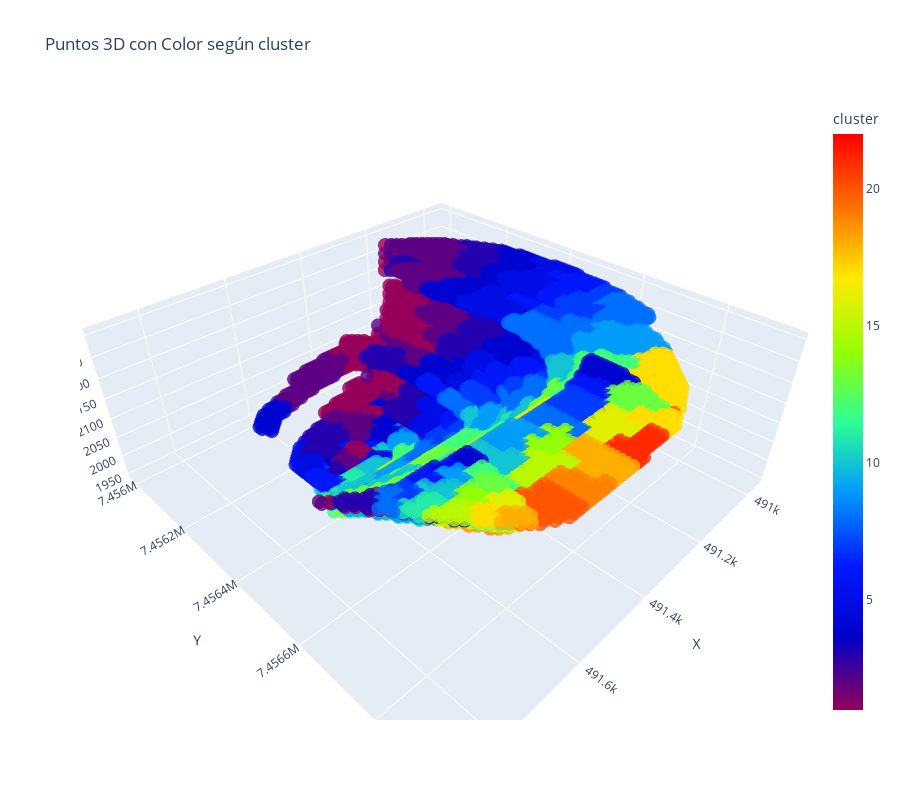

The cell this chart's notebook holds for it:
### Code cell
# def plot_fase(fase, width=900, height=800, column_hue='cluster'):
#     fig = go.Figure()

#     fig.add_trace(go.Scatter3d(
#         x=fase['x'],
#         y=fase['y'],
#         z=fase['z'],
#         mode='markers',
#         marker=dict(
#             size=5,  # tamaño del punto
#             color=fase[column_hue],  # color según columna 'cut'
#             colorscale='rainbow',
#             colorbar=dict(title=column_hue),
#             opacity=0.8
#         ),
#         hovertemplate=(
#             "ID: %{customdata[0]}<br>" +
#             f"{column_hue}:"+"%{marker.color:.3f}<br>"
#         ),
#         customdata=fase[['id', column_hue]],
#         name='Bloques'
#     ))

#     fig.update_layout(
#         scene=dict(
#             xaxis_title='X',
#             yaxis_title='Y',
#             zaxis_title='Z',
#             aspectmode='data'
#         ),
#         title=f'Puntos 3D con Color según {column_hue}',
#         width=900,
#         height=800
#     )

#     fig.show()

tb.plot_fase_3D(fase)

### Figure 1 — Plotly figure (JSON) as saved in the notebook; plotly's stock layout.template omitted (floating-point values rounded to 4 significant figures; data arrays with more than 128 entries replaced by an {"elided": "..."} marker saying what was removed)
{"data": [{"customdata": {"elided": "28778x2 int values"}, "hovertemplate": "ID: %{customdata[0]}<br>cluster:%{marker.color:.3f}<br>", "marker": {"color": {"elided": "28778 int values"}, "colorbar": {"title": {"text": "cluster"}}, "colorscale": [[0, "rgb(150,0,90)"], [0.125, "rgb(0,0,200)"], [0.25, "rgb(0,25,255)"], [0.375, "rgb(0,152,255)"], [0.5, "rgb(44,255,150)"], [0.625, "rgb(151,255,0)"], [0.75, "rgb(255,234,0)"], [0.875, "rgb(255,111,0)"], [1, "rgb(255,0,0)"]], "opacity": 0.8, "size": 5}, "mode": "markers", "name": "Bloques", "type": "scatter3d", "x": {"elided": "28778 float values"}, "y": {"elided": "28778 float values"}, "z": {"elided": "28778 float values"}}], "layout": {"height": 800, "scene": {"aspectmode": "data", "xaxis": {"title": {"text": "X"}}, "yaxis": {"title": {"text": "Y"}}, "zaxis": {"title": {"text": "Z"}}}, "title": {"text": "Puntos 3D con Color según cluster"}, "width": 900}}
